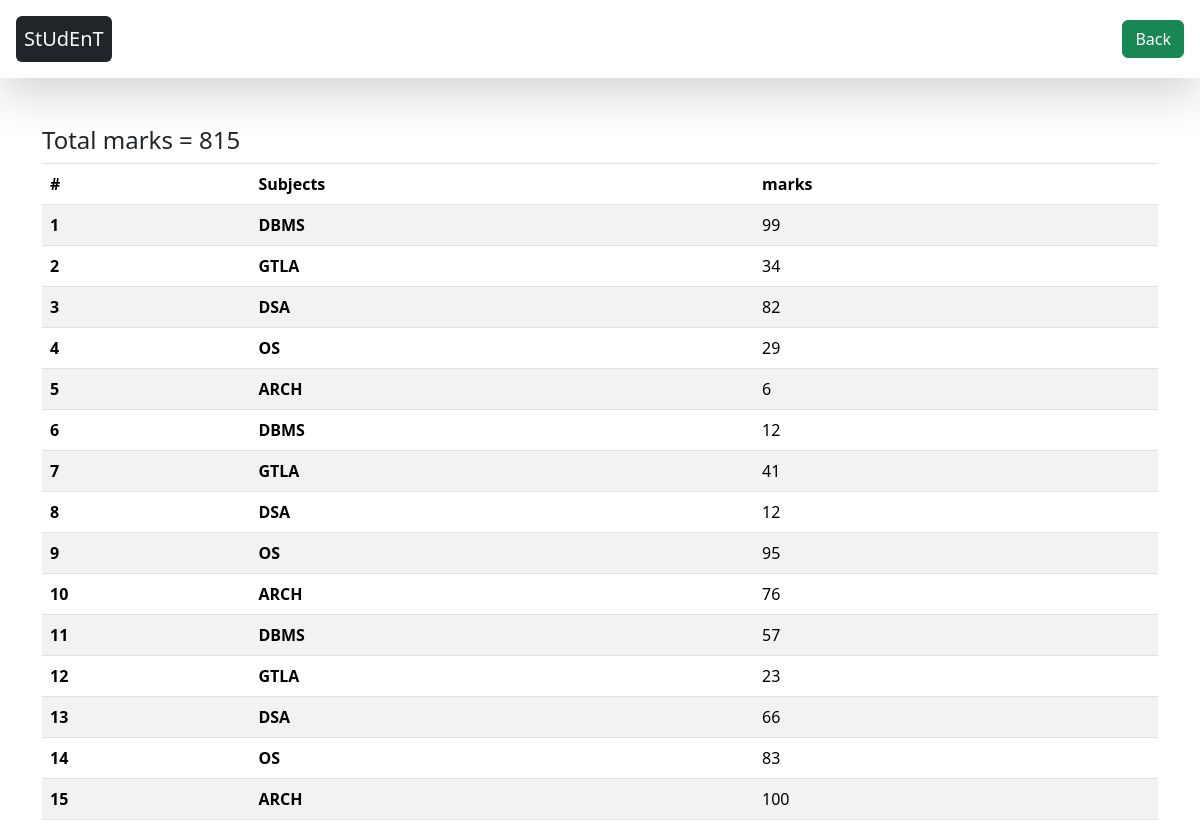
The page /see_report/STU-0181/ on the database its author committed.
### database/models.py (models this page shows, shortened)
class Subjects_marks(models.Model):
      student = models.ForeignKey(Student , related_name="studentmarks" , on_delete=models.CASCADE)
      subjects= models.ForeignKey(Subjects ,on_delete=models.CASCADE)
      marks = models.IntegerField(default=0)
      class Meta:
        unique_together=['student', 'subjects']

class Subjects(models.Model):
   subject_name=models.CharField(max_length=100)
   def __str__(self):
       return self.subject_name

### home/views.py (the view)
# urls.py: path('see_report/<student_id>/',see_report, name='see_report'),
def see_report (request, student_id):
     query = Subjects_marks.objects.filter( student__student_id__student_id = student_id)
     total_marks = query.aggregate( total_marks= Sum("marks"))
     context={"query": query , "total_marks":total_marks }
     return render( request, 'report_card.html',context)

### home/templates/report_card.html
{% extends "base.html" %}
{% block start %}
  <div class = "container mt-5">
    <h4>Total marks = {{total_marks.total_marks}}</h4>
    <table class="table table-striped table-bordered">
        <thead class="thead-dark">
            <tr>
                <th scope="col">#</th>
                <th scope="col">Subjects</th>
                <th scope="col">marks</th>
            </tr>
        </thead>
        <tbody>
            {% for marks in query %}
            <tr>
                <th scope="row">{{ forloop.counter }}</th>
                <td> <b>{{ marks.subjects }}  </b>  </td>
                <td>{{ marks.marks }}</td>
            </tr>
            {% endfor %}
        </tbody>
    </table>
</div>
{% endblock %}

### home/templates/base.html (style rules this page uses)
table ,th,td { border: 10px rgb(12, 12, 12); }

### rows shown on the page
Subjects_marks: subjects "DBMS", marks "99"
Subjects_marks: subjects "GTLA", marks "34"
Subjects_marks: subjects "DSA", marks "82"
Subjects_marks: subjects "OS", marks "29"
Subjects_marks: subjects "ARCH", marks "6"
Subjects_marks: subjects "DBMS", marks "12"
Subjects_marks: subjects "GTLA", marks "41"
Subjects_marks: subjects "DSA", marks "12"
Subjects_marks: subjects "OS", marks "95"
Subjects_marks: subjects "ARCH", marks "76"
Subjects_marks: subjects "DBMS", marks "57"
Subjects_marks: subjects "GTLA", marks "23"
Subjects_marks: subjects "DSA", marks "66"
Subjects_marks: subjects "OS", marks "83"
Subjects_marks: subjects "ARCH", marks "100"

### other values the page prints
{{ total_marks.total_marks }} "815"
